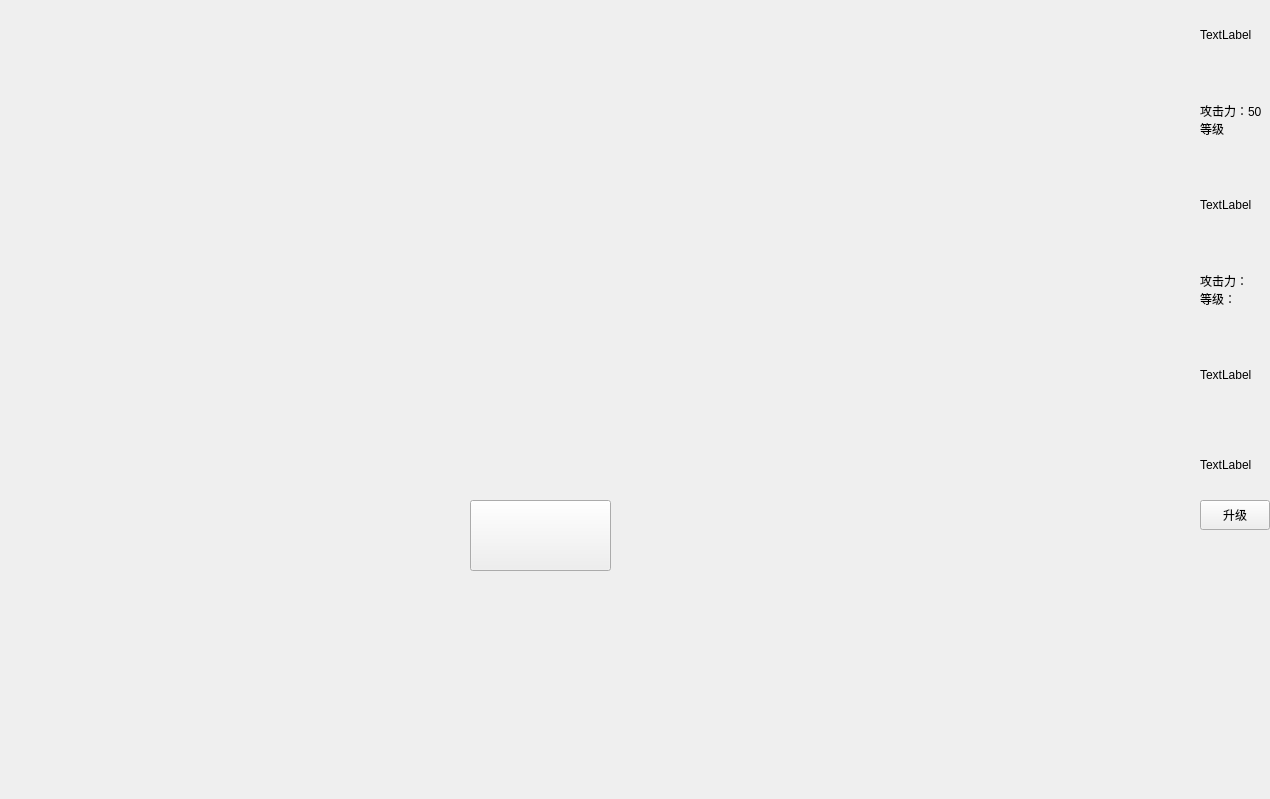
<?xml version="1.0" encoding="UTF-8"?>
<ui version="4.0">
 <class>MainWindow</class>
 <widget class="QMainWindow" name="MainWindow">
  <property name="geometry">
   <rect>
    <x>0</x>
    <y>0</y>
    <width>1270</width>
    <height>799</height>
   </rect>
  </property>
  <property name="windowTitle">
   <string>MainWindow</string>
  </property>
  <widget class="QWidget" name="centralWidget">
   <widget class="QLabel" name="denfense1">
    <property name="geometry">
     <rect>
      <x>1200</x>
      <y>0</y>
      <width>70</width>
      <height>70</height>
     </rect>
    </property>
    <property name="text">
     <string>TextLabel</string>
    </property>
    <property name="scaledContents">
     <bool>true</bool>
    </property>
   </widget>
   <widget class="QLabel" name="denfense2">
    <property name="geometry">
     <rect>
      <x>1200</x>
      <y>170</y>
      <width>70</width>
      <height>70</height>
     </rect>
    </property>
    <property name="text">
     <string>TextLabel</string>
    </property>
    <property name="scaledContents">
     <bool>true</bool>
    </property>
   </widget>
   <widget class="QLabel" name="data1">
    <property name="geometry">
     <rect>
      <x>1200</x>
      <y>70</y>
      <width>70</width>
      <height>100</height>
     </rect>
    </property>
    <property name="text">
     <string>攻击力：50
等级</string>
    </property>
   </widget>
   <widget class="QLabel" name="data2">
    <property name="geometry">
     <rect>
      <x>1200</x>
      <y>240</y>
      <width>70</width>
      <height>100</height>
     </rect>
    </property>
    <property name="text">
     <string>攻击力：
等级：</string>
    </property>
   </widget>
   <widget class="QPushButton" name="reStart">
    <property name="geometry">
     <rect>
      <x>470</x>
      <y>500</y>
      <width>141</width>
      <height>71</height>
     </rect>
    </property>
    <property name="text">
     <string/>
    </property>
   </widget>
   <widget class="QLabel" name="defense3">
    <property name="geometry">
     <rect>
      <x>1200</x>
      <y>340</y>
      <width>70</width>
      <height>70</height>
     </rect>
    </property>
    <property name="text">
     <string>TextLabel</string>
    </property>
    <property name="scaledContents">
     <bool>true</bool>
    </property>
   </widget>
   <widget class="QLabel" name="data3">
    <property name="geometry">
     <rect>
      <x>1200</x>
      <y>430</y>
      <width>70</width>
      <height>70</height>
     </rect>
    </property>
    <property name="text">
     <string>TextLabel</string>
    </property>
   </widget>
   <widget class="QPushButton" name="update">
    <property name="geometry">
     <rect>
      <x>1200</x>
      <y>500</y>
      <width>70</width>
      <height>30</height>
     </rect>
    </property>
    <property name="text">
     <string>升级</string>
    </property>
   </widget>
  </widget>
 </widget>
 <layoutdefault spacing="6" margin="11"/>
 <resources/>
 <connections/>
</ui>
